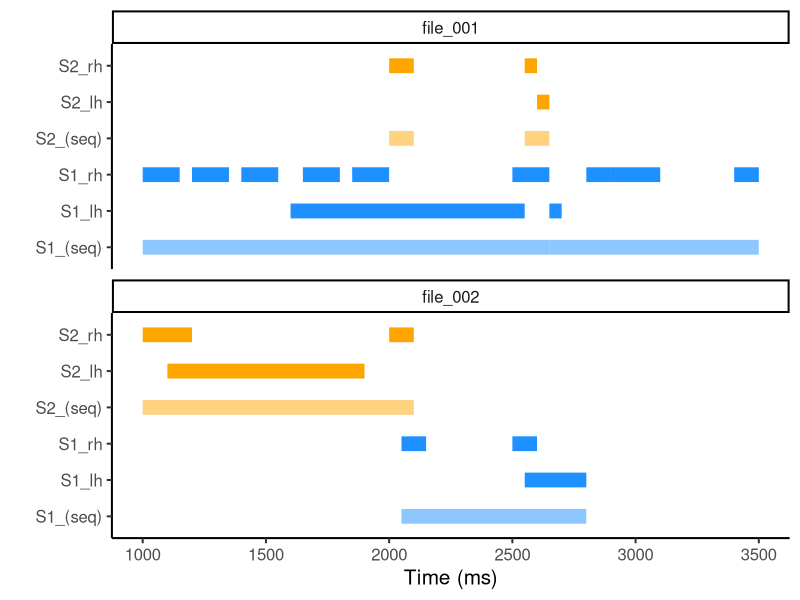
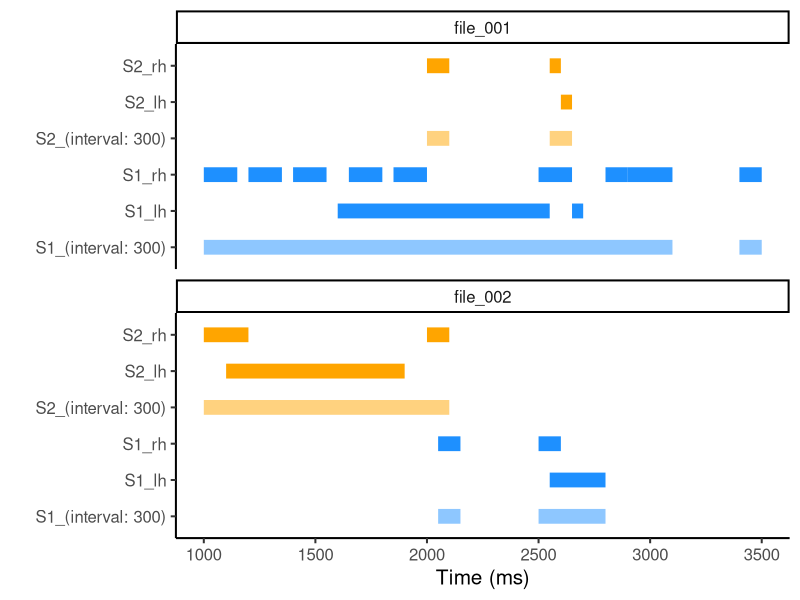
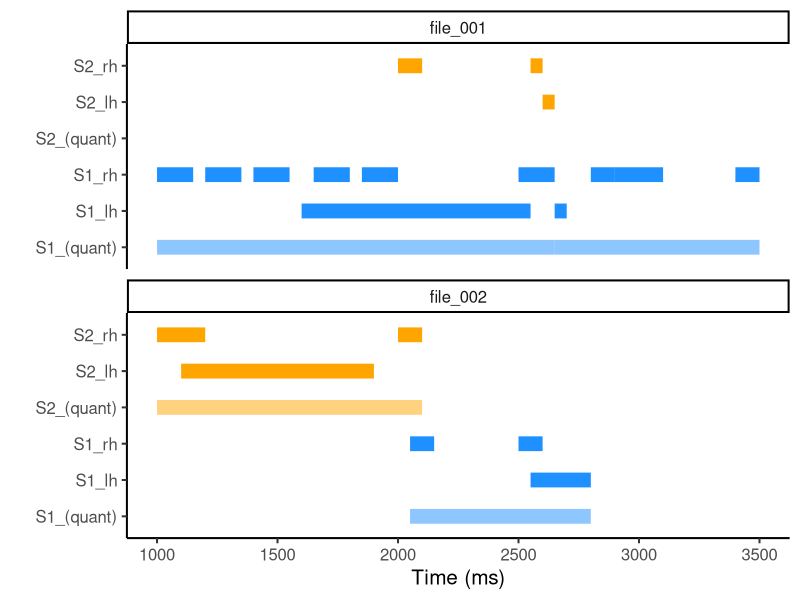

Write R code to recreate these figures, in order.
# Load libraries
library(tidyverse)
library(slider)
library(glue)

# Set themes
theme_set(theme_classic(base_size=15))
options(ggplot2.discrete.colour = c("dodgerblue", "orange")) 

# Make example data
df <- tibble(file=paste0("file_00", c(rep(1, 14), rep(2, 6))),
             signer=paste0("S",c(rep(1, 6), 2, 1, 2, 2, 1, 1, 1, 1, 2, 2, 2, 1, 1, 1)),
             hand=c("rh", "rh", "rh", "lh", "rh", "rh", "rh", "rh", "rh", "lh", "lh", "rh", "rh", "rh", "rh", "lh", "rh", "rh", "rh", "lh"),
             start=c(1000, 1200, 1400, 1600, 1650, 1850, 2000, 2500, 2550, 2600, 2650, 2800, 2900, 3400, 1000, 1100, 2000, 2050, 2500, 2550),
             end=c(1150, 1350, 1550, 2550, 1800, 2000, 2100, 2650, 2600, 2650, 2700, 2900, 3100, 3500, 1200, 1900, 2100, 2150, 2600, 2800),
             annotation=paste0("GLOSS-", LETTERS[1:20])) 

t <- df %>% 
  mutate(ci = consecutive_id(signer), .by = file) %>% 
  mutate(rn = row_number(), .by = c(file, signer))

# Define function for strictly sequential turn segments (chronological by start time)
turn_seq <- function(data, file, start, end, participant, annotation, simplify = TRUE, long = FALSE) {
  df <- data %>% 
    arrange({{ file }}, {{ start }}) %>% 
    mutate(turn = consecutive_id({{ participant }}), .by = {{ file }})
  if (simplify) {
    df <- df %>% 
      group_by({{ file }}, {{ participant}}, turn) %>% 
      mutate(annotations = paste0({{ annotation }}, collapse = " ")) %>% 
      mutate(start = min({{ start }}),
             end = max({{ end }})) %>% 
      mutate(duration = end-start) %>% 
      slice(1) %>% 
      select(-{{ annotation }}) %>% 
      ungroup()
    if (long) {
      df <- df %>% 
        arrange({{ file }}, {{ participant }}, {{ start }}) %>% 
        mutate(turn = if_else(row_number()!=1 & start<=lag(end), lag(turn), turn), .by = c({{ file }}, {{ participant }})) %>% 
        group_by({{ file }}, {{ participant}}, turn) %>%
        mutate(annotations = paste0(annotations, collapse = " ")) %>% 
        mutate(start = min({{ start }}),
               end = max({{ end }})) %>%
        slice(1) %>% 
        ungroup()
    }
  }
  return(df)
}


# Define function for turn segments within intervals (chronological by start time per participant, but merge segments within interval)
turn_interval <- function(data,  file, start, end, participant, annotation, interval = 300, simplify = TRUE) {
  df <- data %>% 
    arrange({{ file }}, {{ participant }}, {{ start }}) %>% 
    mutate(longest_span = cummax({{ end }}), .by = c({{ file }}, {{ participant }})) %>% 
    mutate(gap = if_else(is.na(lag({{ end }})), TRUE, {{ start }}-lag(longest_span)>=interval), .by = c({{ file }}, {{ participant }})) %>% 
    mutate(turn = cumsum(gap), .by = c({{ file }}, {{ participant }}))
  if (simplify) {
    df <- df %>% 
      group_by({{ file }}, {{ participant }}, turn) %>% 
      mutate(annotations = paste0({{ annotation }}, collapse = " ")) %>% 
      mutate(start = min({{ start }}),
             end = max({{ end }})) %>%
      slice(1) %>% 
      select(-c({{ annotation }}, gap, longest_span)) %>% 
      ungroup()
  }
  return(df)
}


# Define function for turn segments by most signs per 3-signs moving time window
turn_quant <- function(data,  file, start, end, participant, annotation, simplify = TRUE, long = FALSE) {
  
  # Create windows of "whose turn" by max signing (number of signs)
  df <- data %>% 
    arrange({{ file }}, {{ start }}) %>% 
    mutate(whose_turn = slider::slide_chr(signer, ~ names(which.max(table(.x))), .before = 1, .after = 1)) %>% 
    mutate(current_turn = if_else({{ participant }}==whose_turn, "same", "other")) %>% 
    mutate(turn = consecutive_id(whose_turn))
  if (simplify) {
    df <- df %>% 
      group_by({{ file }}, turn) %>% 
      mutate(annotations = paste0({{ annotation }}, collapse = " ")) %>% 
      mutate(start = min({{ start }}),
             end = max({{ end }})) %>%
      slice(1) %>% 
      select(-c({{ annotation }})) %>% 
      ungroup()
    if (long) {
      df <- df %>% 
        arrange({{ file }}, {{ participant }}, {{ start }}) %>% 
        mutate(turn = if_else(row_number()!=1 & start<=lag(end), lag(turn), turn), .by = c({{ file }}, {{ participant }})) %>% 
        group_by({{ file }}, {{ participant}}, turn) %>%
        mutate(annotations = paste0(annotations, collapse = " ")) %>% 
        mutate(start = min({{ start }}),
               end = max({{ end }})) %>%
        slice(1) %>% 
        ungroup()
    }
  }
  return(df)
}


# Plot sequential (gives overlapping turns within participants in this example)
ggplot() +
  geom_segment(data=turn_seq(df, file = file, start = start, end = end, participant = signer, annotation = annotation, simplify = T, long = T),
               aes(x=start, xend=end, y=glue::glue("{signer}_(seq)"), yend=glue::glue("{signer}_(seq)"), color=signer),
               linewidth=5, show.legend = F, alpha=.5) +
  geom_segment(data=df, aes(x=start, xend=end, y=glue::glue("{signer}_{hand}"), yend=glue::glue("{signer}_{hand}"), color=signer),
               linewidth=5, show.legend = F, alpha=1) +
  labs(y="", x="Time (ms)") +
  facet_wrap(~file, ncol=1)
#ggsave(width = 7, height = 4, units = "in", dpi = 600)


# Plot with different intervals

# Set intervals in ms
#ms <- 100
#ms <- 200
ms <- 300
#ms <- 800 

ggplot() +
  geom_segment(data=turn_interval(df, file = file, start = start, end = end, participant = signer, annotation = annotation, interval = ms, simplify = T),
               aes(x=start, xend=end, y=glue::glue("{signer}_(interval: {ms})"), yend=glue::glue("{signer}_(interval: {ms})"), color=signer),
               linewidth=5, show.legend = F, alpha=.5) +
  geom_segment(data=df, aes(x=start, xend=end, y=glue::glue("{signer}_{hand}"), yend=glue::glue("{signer}_{hand}"), color=signer),
               linewidth=5, show.legend = F, alpha=1) +
  labs(y="", x="Time (ms)") +
  facet_wrap(~file, ncol=1)
#ggsave(width = 7, height = 4, units = "in", dpi = 600)


# Plot quantified
ggplot() +
  geom_segment(data=turn_quant(df, file = file, start = start, end = end, participant = signer, annotation = annotation, simplify = T, long = T),
               aes(x=start, xend=end, y=glue::glue("{signer}_(quant)"), yend=glue::glue("{signer}_(quant)"), color=signer),
               linewidth=5, show.legend = F, alpha=.5) +
  geom_segment(data=df, aes(x=start, xend=end, y=glue::glue("{signer}_{hand}"), yend=glue::glue("{signer}_{hand}"), color=signer),
               linewidth=5, show.legend = F, alpha=1) +
  labs(y="", x="Time (ms)") +
  facet_wrap(~file, ncol=1)
#ggsave(width = 7, height = 4, units = "in", dpi = 600)
